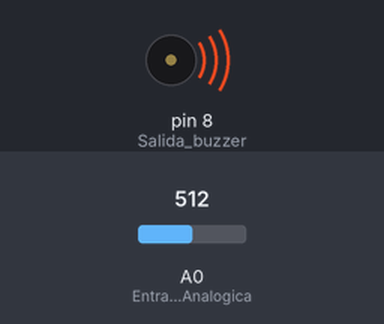
Bench run of a sketch on a simulated Arduino Uno, built with avr-gcc and run on an emulated ATmega328P. Parts: buzzer (waves = sounding). The test bench sets the inputs (shaded band); at power-on: A0 (Entrada_Analogica) = 512.

Above: at 1.2 s.
1.3 s: A0 (Entrada_Analogica) set to 0
At 2.0 s:
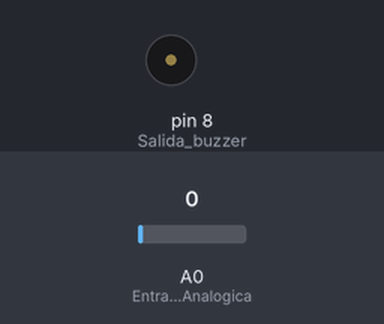
2.8 s: A0 (Entrada_Analogica) set to 122
At 3.2 s:
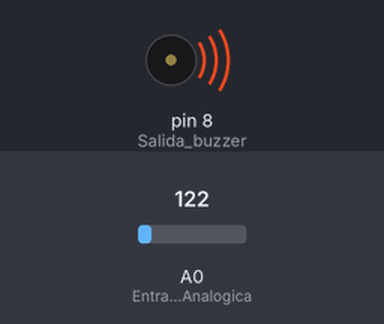
Timing chart, 0 to 5.8 s (numbered marks = the images above; inputs shaded):
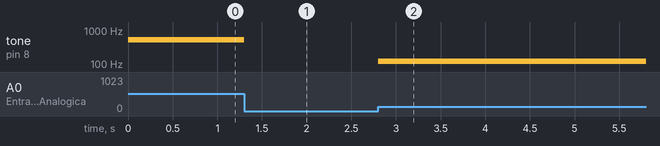

The sketch:

Potenciometro-buzzer.ino
```cpp
int POTENCIOMETRO = 0;          // Lectura de potenciometro

void setup() {
  pinMode(A0, INPUT);           // Entrada Analogica (Potenciometro)
  pinMode(8, OUTPUT);           // Salida buzzer
}

void loop() {
  POTENCIOMETRO = analogRead(A0);             // Realiza la lectura del potenciometro en A0
  tone(8, POTENCIOMETRO, POTENCIOMETRO*125);  // Genera tono
  delay(2);                                   // Retardo antes de la siguiente lectura
}
```

Measured:
- after the input at 1.3 s, tone on pin 8 (Salida_buzzer): 512 Hz → silent at once
- after the input at 2.8 s, tone on pin 8 (Salida_buzzer): silent → 122 Hz at once
